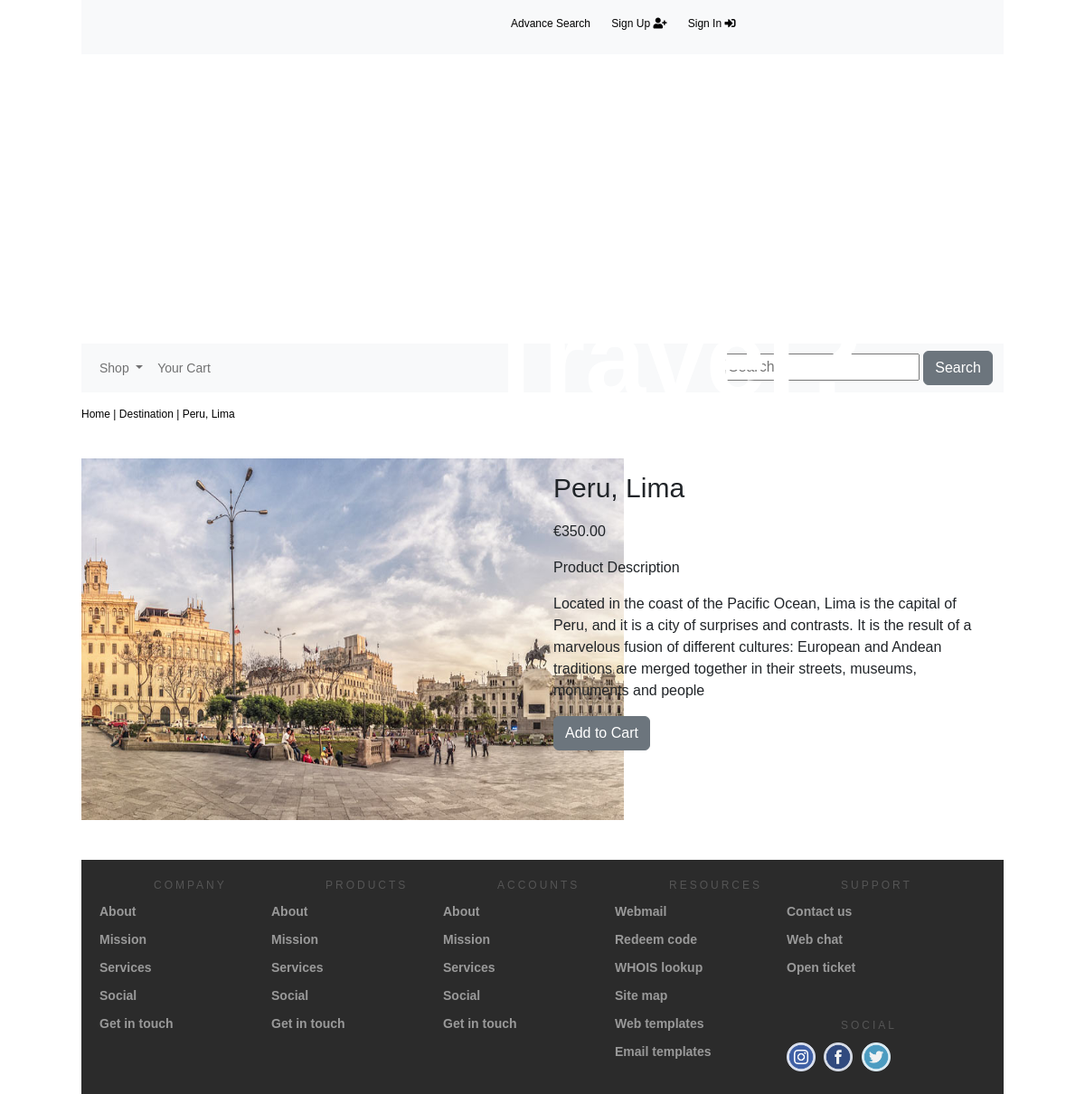
The page /863f2625-bb15-4759-bf76-9fb8a2e2b6bd/05a162ed-f5ab-4202-bb0c-e9d83f4a4a56/ on the database as committed earlier.
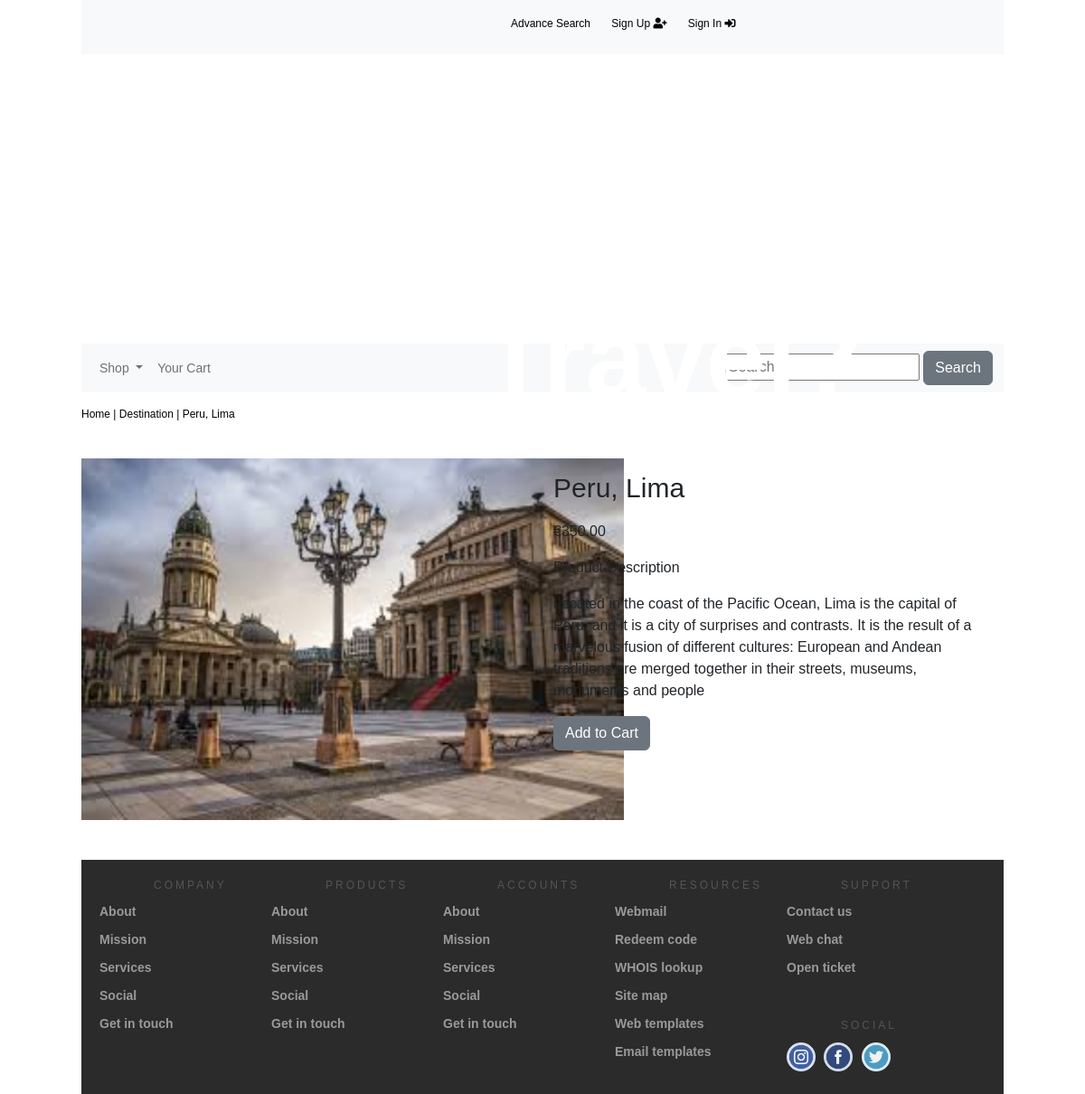
The same page on the database as committed later.
### shop/models.py (models this page shows, shortened)
class Product(models.Model):
    id = models.UUIDField(primary_key=True, default=uuid.uuid4, editable=False)
    name = models.CharField(max_length=250, unique=True)
    destination = models.CharField(max_length=250, blank=True, null=True)
    description = models.TextField(blank = True)
    category = models.ForeignKey(Category, on_delete=models.CASCADE)
    price = models.DecimalField(max_digits=10, decimal_places=2)
    image = models.ImageField(upload_to='product', blank=True)
    stock = models.IntegerField()
    star_rating = models.IntegerField(blank=True, null=True)
    available = models.BooleanField(default=True)
    created = models.DateTimeField(auto_now_add=True, blank = True, null= True)
    updated = models.DateTimeField(auto_now=True, blank = True, null= True)
    class Meta:
        ordering = ('name',)
        verbose_name = 'product'
        verbose_name_plural = 'products'

class Category(models.Model):
    id = models.UUIDField(primary_key=True, default=uuid.uuid4, editable=False)
    name = models.CharField(max_length=250, unique=True)
    description = models.TextField(blank=True)
    class Meta:
        ordering = ["name"]
        verbose_name = "category"
        verbose_name_plural = "categories"
    def get_absolute_url(self):
        return reverse("shop:products_by_category", args=[self.id])
    def __str__(self):
        return self.name

### shop/views.py (the view)
# urls.py: path('<uuid:category_id>/<uuid:product_id>/', views.product_detail, name = 'products_detail'),
def product_detail(request, category_id, product_id):
    lst = []
    picked_product = Product.objects.get(pk=product_id)
    print(picked_product.destination)
    related_products = Product.objects.all()
    for related_product in related_products:
        print(related_product.name)
        if related_product.name == picked_product.name:
            pass
        elif related_product.destination == picked_product.destination:
            lst.append(related_product)
    product = get_object_or_404(Product, category_id=category_id, id=product_id)
    print(lst)
    start = random.randint(0, len(lst))
    print(start)
    return render(request, "shop/product.html", {"product": product, "related": lst[start:start+4]})

### cart/context_processors.py (called while the page is built)
def counter(request):
    item_count = 0
    if "admin" in request.path:
        return {}
    else:
        try:
            cart = Cart.objects.filter(cart_id=_cart_id(request))
            cart_items = CartItem.objects.all().filter(cart=cart[:1])
            for cart_item in cart_items:
                item_count += cart_item.quantity
        except Cart.DoesNotExist:
            item_count = 0
        return {"item_count": item_count}

### cart/views.py (called while the page is built)
def _cart_id(request):
    cart = request.session.session_key
    if not cart:
        cart = request.session.create()
    return cart

### shop/context_processors.py (called while the page is built)
def menu_links(requset):
    links = Category.objects.all()
    return {"links": links}

### shop/templates/shop/product.html (shortened to what this page needs)
{% extends "base.html" %}
{% load static %}
{% block content %}
<div class="row my_prod_row_class">
<div class="mx-auto">
<p><a href="{% url 'shop:all_products' %}">Home</a> | <a href="{{product.category.get_url }}">{{product.category}}</a> | {{product.name}}</p>
</div>
<div class="container">
<br>
<div class="row">
<div class="col-12 col-sm-12 col-md-12 col-lg-6 text-center">
<div style="min-width: 18rem;">
<img style="height: 400px; width: 600px" src="{{product.image.url}}"alt="{{product.name}}">
</div>
</div>
<div class="col-12 col-sm-12 col-md-12 col-lg-6">
<div>
<h1 class="my_prod_title">{{product.name}}</h1>
<p>€{{product.price}}</p>
<p class="my_title">Product Description</p>
<p class="text-justify my_prod_text">{{product.description}}</p>
{% if product.stock == 0%}
<p class="text-justify my_prod_text"><b>Out of Stock</b></p>
{% else %}
<a class="btn btn-secondary" href="{% url 'cart:add_cart' product.id %}">Add to Cart</a>
{% endif %}
</div>
</div>
</div>
<br>
</div>
</div>
{% endblock %}

Rows that differ between the two databases and show on the page:
changed Product "Peru, Lima": image: a different picture
